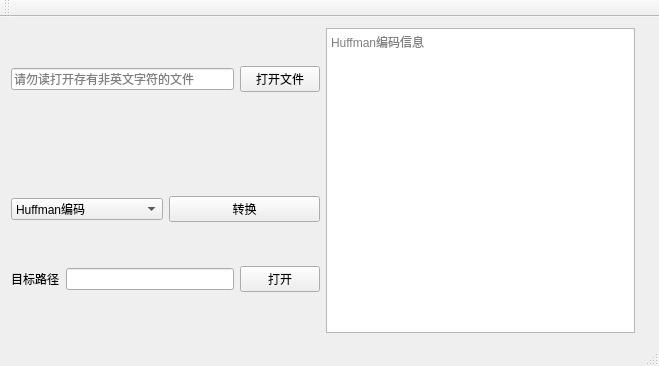
<?xml version="1.0" encoding="UTF-8"?>
<ui version="4.0">
 <class>T19_Huffman_QTClass</class>
 <widget class="QMainWindow" name="T19_Huffman_QTClass">
  <property name="geometry">
   <rect>
    <x>0</x>
    <y>0</y>
    <width>659</width>
    <height>366</height>
   </rect>
  </property>
  <property name="windowTitle">
   <string>T19_Huffman_QT</string>
  </property>
  <widget class="QWidget" name="centralWidget">
   <layout class="QHBoxLayout" name="horizontalLayout_5">
    <item>
     <layout class="QHBoxLayout" name="horizontalLayout_4">
      <item>
       <layout class="QVBoxLayout" name="verticalLayout">
        <item>
         <layout class="QHBoxLayout" name="horizontalLayout">
          <item>
           <widget class="QLineEdit" name="lineEdit">
            <property name="placeholderText">
             <string>请勿读打开存有非英文字符的文件</string>
            </property>
           </widget>
          </item>
          <item>
           <widget class="QPushButton" name="pushButton">
            <property name="text">
             <string>打开文件</string>
            </property>
           </widget>
          </item>
         </layout>
        </item>
        <item>
         <spacer name="verticalSpacer">
          <property name="orientation">
           <enum>Qt::Vertical</enum>
          </property>
          <property name="sizeType">
           <enum>QSizePolicy::Preferred</enum>
          </property>
          <property name="sizeHint" stdset="0">
           <size>
            <width>20</width>
            <height>60</height>
           </size>
          </property>
         </spacer>
        </item>
        <item>
         <layout class="QHBoxLayout" name="horizontalLayout_2">
          <item>
           <widget class="QComboBox" name="comboBox">
            <item>
             <property name="text">
              <string>Huffman编码</string>
             </property>
            </item>
            <item>
             <property name="text">
              <string>Huffman解码</string>
             </property>
            </item>
           </widget>
          </item>
          <item>
           <widget class="QPushButton" name="pushButton_2">
            <property name="text">
             <string>转换</string>
            </property>
           </widget>
          </item>
         </layout>
        </item>
        <item>
         <layout class="QHBoxLayout" name="horizontalLayout_3">
          <item>
           <widget class="QLabel" name="label_3">
            <property name="text">
             <string>目标路径</string>
            </property>
           </widget>
          </item>
          <item>
           <widget class="QLineEdit" name="lineEdit_2"/>
          </item>
          <item>
           <widget class="QPushButton" name="pushButton_3">
            <property name="text">
             <string>打开</string>
            </property>
           </widget>
          </item>
         </layout>
        </item>
       </layout>
      </item>
      <item>
       <widget class="QTextBrowser" name="textBrowser">
        <property name="placeholderText">
         <string>Huffman编码信息</string>
        </property>
       </widget>
      </item>
     </layout>
    </item>
    <item>
     <widget class="QLabel" name="label_4">
      <property name="text">
       <string/>
      </property>
     </widget>
    </item>
   </layout>
  </widget>
  <widget class="QMenuBar" name="menuBar">
   <property name="geometry">
    <rect>
     <x>0</x>
     <y>0</y>
     <width>659</width>
     <height>21</height>
    </rect>
   </property>
  </widget>
  <widget class="QToolBar" name="mainToolBar">
   <attribute name="toolBarArea">
    <enum>TopToolBarArea</enum>
   </attribute>
   <attribute name="toolBarBreak">
    <bool>false</bool>
   </attribute>
  </widget>
  <widget class="QStatusBar" name="statusBar"/>
 </widget>
 <layoutdefault spacing="6" margin="11"/>
 <resources>
  <include location="T19_Huffman_QT.qrc"/>
 </resources>
 <connections/>
</ui>
